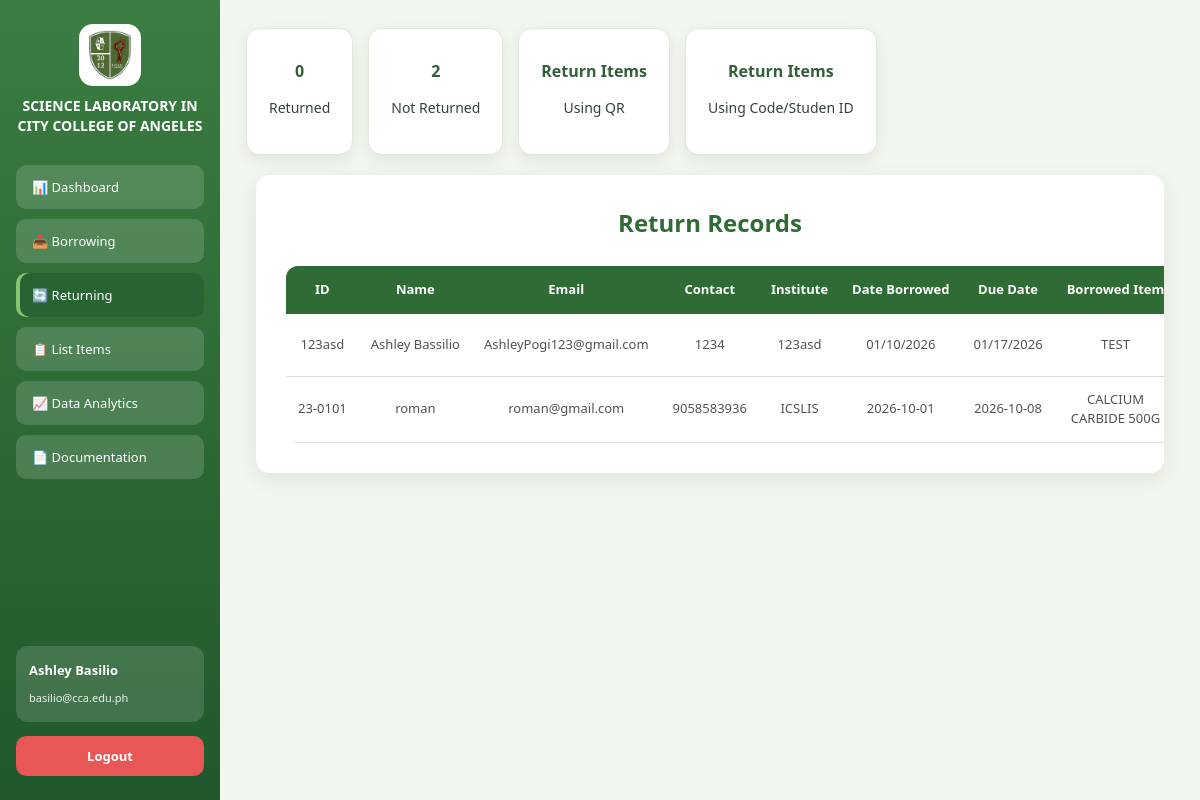
The app's page /returning (signed in) with its own data.
### tables this page shows
CREATE TABLE "Log" (
	"LogID"	INTEGER NOT NULL,
	"SchoolID"	TEXT NOT NULL,
	"ItemID"	INTEGER NOT NULL,
	"DateBorrowed"	TEXT NOT NULL,
	"ExpectedReturnDate"	TEXT NOT NULL,
	"DateReturned"	TEXT,
	"ApprovedBy"	TEXT,
	PRIMARY KEY("LogID"),
	FOREIGN KEY("ItemID") REFERENCES "Items"("ItemID"),
	FOREIGN KEY("SchoolID") REFERENCES "Borrower"("SchoolID")
);

CREATE TABLE "Borrower" (
	"SchoolID"	TEXT,
	"BorrowerName"	TEXT NOT NULL,
	"Email"	TEXT NOT NULL,
	"Department"	TEXT NOT NULL,
	"Contact"	INTEGER NOT NULL,
	"Remarks"	TEXT,
	PRIMARY KEY("SchoolID")
);

CREATE TABLE "Items" (
	"ItemID"	INTEGER,
	"Code"	TEXT NOT NULL,
	"Category"	TEXT NOT NULL,
	"Type"	TEXT NOT NULL,
	"Status"	TEXT NOT NULL,
	"Remarks"	TEXT,
	"Class"	TEXT,
	PRIMARY KEY("ItemID")
);

### app.py (the view)
@app.route('/returning')
def returning():
    is_superAdmin = session.get('role') == 'superAdmin'
    conn = sqlite3.connect(DB_PATH)
    conn.row_factory = sqlite3.Row
    cur = conn.cursor()
    query = """
        SELECT
            Borrower.SchoolID,
            Borrower.BorrowerName,
            Borrower.Email,
            Borrower.Contact,
            Borrower.Department,
            Log.DateBorrowed,
            Log.ExpectedReturnDate,
            Log.DateReturned,
            Log.ApprovedBy,
            Items.Code,
            Items.Category,
            Items.Type,
            Items.Status
        FROM Log
        INNER JOIN Borrower
            ON Log.SchoolID = Borrower.SchoolID
        INNER JOIN Items
            ON Log.ItemID = Items.ItemID
    """
    cur.execute(query)
    rows = cur.fetchall()
    conn.close()
    grouped = {}
    for row in rows:
        sid = row["SchoolID"]
        if sid not in grouped:
            grouped[sid] = {
                "SchoolID": sid,
                "BorrowerName": row["BorrowerName"],
                "Email": row["Email"],
                "Contact": row["Contact"],
                "Department": row["Department"],
                "DateBorrowed": row["DateBorrowed"],
                "ExpectedReturnDate": row["ExpectedReturnDate"],
                "DateReturned": row["DateReturned"],
                "Items": [],
                "ApprovedBy": row["ApprovedBy"]
            }
        grouped[sid]["Items"].append(
            row["Type"]
        )
    return render_template(
        "returning.html",
        data=list(grouped.values()),
        is_superAdmin=is_superAdmin
    )

### templates/returning.html (shortened to what this page needs)
<!DOCTYPE html>
<html>
<head>
    <link rel="stylesheet" href="{{ url_for('static', filename='dashboard.css') }}">
</head>
<body>
<div class="container">
<div class="sidebar">
    <div class="logo-header">
         <img src="{{ url_for('static', filename='images/logo.png') }}" class="logo">
        <h2 class="title">SCIENCE LABORATORY IN CITY COLLEGE OF ANGELES</h2>
    </div>
    <button class="menu-btn" onclick="location.href='dashboard'">📊 Dashboard</button>
    <button class="menu-btn" onclick="location.href='borrow'">📥 Borrowing</button>
    <button class="menu-btn active" onclick="location.href='returning'">🔄 Returning</button>
    <button class="menu-btn" onclick="location.href='broken'">📋 List Items</button>
    <button class="menu-btn" onclick="location.href='analytics'">📈 Data Analytics</button>
    <button class="menu-btn" onclick="location.href='documentation'">📄 Documentation</button>
    <div class="user-box">
        <p class="name">Ashley Basilio</p>
        <small>basilio@cca.edu.ph</small>
    </div>
    <button class="logout-btn" onclick="logout()">Logout</button>
</div>
<div class="main" style="flex-direction: column; align-items: stretch;">
    <div style="display:flex; gap:15px; margin-bottom:20px;">
    <div class="card">
        <h3 id="returnedCount">
            {{ data | selectattr('Status', 'equalto', 'Returned') | list | length }}
        </h3>
        <p>Returned</p>
    </div>
    <div class="card">
        <h3 id="notReturnedCount">
            {{ data | rejectattr('Status', 'equalto', 'Returned') | list | length }}
        </h3>
        <p>Not Returned</p>
    </div>
    <div class="card" onclick="openForm('returnForm')">
        <h3>
            Return Items
        </h3>
        <p>Using QR</p>
    </div>
    <div class="card" onclick="openForm('manualReturnForm')">
        <h3>
            Return Items
        </h3>
        <p>Using Code/Studen ID</p>
    </div>
</div>
{% if session['role'] == 'superAdmin' %}
    <div class="welcome-box">
        <h2>Return Records</h2>
        <table style="width:100%; border-collapse: collapse;">
    <thead>
        <tr style="background:#f0f0f0;">
            <th>ID</th>
            <th>Name</th>
            <th>Email</th>
            <th>Contact</th>
            <th>Institute</th>
            <th>Date Borrowed</th>
            <th>Due Date</th>
            <th>Borrowed Item</th>
        </tr>
    </thead>
    <tbody id="returnTable">
        {% for row in data %}
        <tr>
            <td>{{ row['SchoolID'] }}</td>
            <td>{{ row['BorrowerName'] }}</td>
            <td>{{ row['Email'] }}</td>
            <td>{{ row['Contact'] }}</td>
            <td>{{ row['Department'] }}</td>
            <td>{{ row['DateBorrowed'] }}</td>
            <td>{{ row['ExpectedReturnDate'] }}</td>
            <td>
                {% for item in row['Items'] %}
                    <div>{{ item }}</div>
                {% endfor %}
            </td>
        </tr>
        {% endfor %}
    </tbody>
</table>
    </div>
    {% endif %}
</div>
</body>
</html>

### static/dashboard.css (style rules this page uses)
* { box-sizing: border-box; }
html { scroll-behavior: smooth; }
body { margin: 0; padding: 0; font-family: "Segoe UI", Arial, sans-serif; background: #edf5eb; color: #344238; font-size: 14px; line-height: 1.5; }
button, input, select, textarea { font-family: inherit; }
button { cursor: pointer; }
.container { display: flex; width: 100%; min-height: 100vh; }
.sidebar { width: 220px; min-width: 220px; height: 100vh; position: fixed; top: 0; left: 0; padding: 24px 16px; background: linear-gradient( 180deg, #3b7d42 0%, #20582c 100% ); color: white; display: flex; flex-direction: column; z-index: 1000; }
.logo-header { display: flex; flex-direction: column; align-items: center; text-align: center; margin-bottom: 30px; }
.logo { width: 62px; height: 62px; object-fit: contain; background: white; padding: 6px; border-radius: 14px; margin-bottom: 10px; }
.title { margin: 0; color: white; font-size: 14px; line-height: 1.4; font-weight: 700; }
.menu-btn { width: 100%; min-height: 44px; margin-bottom: 10px; padding: 0 16px; border: none; border-radius: 10px; background: rgba(255, 255, 255, 0.15); color: white; text-align: left; font-size: 13px; font-weight: 500; cursor: pointer; transition: all 0.2s ease; }
.menu-btn.active { background: #286334; box-shadow: inset 4px 0 #84c56e; }
.user-box { margin-top: auto; margin-bottom: 14px; padding: 15px 13px; border-radius: 12px; background: rgba(255, 255, 255, 0.14); }
.user-box .name { margin: 0 0 6px; color: white; font-size: 13px; font-weight: 700; }
.user-box small { color: #e8f4e9; font-size: 11px; }
.logout-btn { width: 100%; min-height: 40px; border: none; border-radius: 10px; background: #e85656; color: white; font-size: 13px; font-weight: 600; cursor: pointer; transition: 0.2s ease; }
.main { margin-left: 220px; width: calc(100% - 220px); min-height: 100vh; padding: 30px 32px 40px; background: #f1f7ef; }
.card { background: white; padding: 22px; border-radius: 14px; text-align: center; cursor: pointer; border: 1px solid #e0e9de; box-shadow: 0 5px 16px rgba(0, 0, 0, 0.07); transition: 0.25s ease; }
.card h3, .card h4 { color: #315f38; margin: 8px 0; font-size: 16px; }
table { width: 100%; border-collapse: collapse; background: white; border-radius: 12px; overflow: hidden; }
th { background: #2f5d34; color: white; padding: 13px 12px; font-size: 13px; font-weight: 600; }
td { padding: 12px; text-align: center; color: #4d554f; font-size: 13px; border-bottom: 1px solid #e1e5e0; }
.welcome-box { width: calc(100% - 20px); max-width: 1250px; margin: 10px auto; background: white; padding: 30px; border-radius: 14px; box-shadow: 0 6px 22px rgba(0, 0, 0, 0.08); overflow: hidden; }
.welcome-box h2 { text-align: center; color: #2f6b35; margin: 0 0 25px; font-size: 24px; }
.welcome-box table { width: 100% !important; border-collapse: collapse; table-layout: auto; }
.welcome-box table th { background: #2f6b35 !important; color: white; padding: 14px 12px; font-size: 13px; text-align: center; white-space: nowrap; }
.welcome-box table td { padding: 13px 12px; text-align: center; font-size: 13px; vertical-align: middle; border-bottom: 1px solid #ddd; }
.welcome-box table td:not(:nth-child(8)) { white-space: nowrap; }
.welcome-box table td:nth-child(8) { white-space: normal; max-width: 200px; }
@media (max-width: 1200px) { .main { padding: 28px 26px 35px; } }
@media (max-width: 1200px) { .welcome-box { overflow-x: auto; } }
@media (max-width: 1200px) { .welcome-box table { min-width: 1100px; } }

### records on screen
Log: SchoolID "123asd", BorrowerName "Ashley Bassilio", Email "AshleyPogi123@gmail.com", Contact "1234", Department "123asd", DateBorrowed "01/10/2026", ExpectedReturnDate "01/17/2026"
Items: Type "TEST"
Log: SchoolID "23-0101", BorrowerName "roman", Email "roman@gmail.com", Contact "9058583936", Department "ICSLIS", DateBorrowed "2026-10-01", ExpectedReturnDate "2026-10-08"
Items: Type "CALCIUM CARBIDE 500G"

### other values on screen
{{ data | selectattr('Status', 'equalto', 'Returned') | list | length }} "0"
{{ data | rejectattr('Status', 'equalto', 'Returned') | list | length }} "2"
